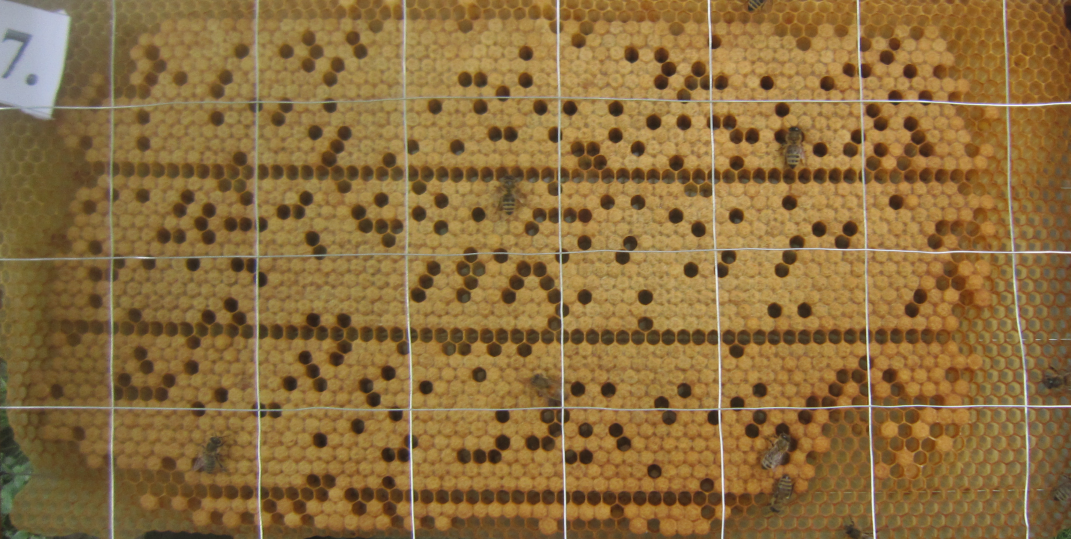
#> input picture bee_frame_sample.png, 1071 x 539 px
$ python annotate_cell_centers.py --image bee_frame_sample.png
#> lines starting #> are read from the running program, lines starting #| are printed output that depends on the picture; after the words box and inside, x2 and y2 are one past the last pixel; in counts of white or black regions, pixels touching at a corner belong together
#!/usr/bin/env python3
"""Interactive tool for annotating brood cell centers with point clicks.

Much faster than drawing bounding boxes - just click the center of each cell!

Usage:
    python annotate_cell_centers.py --image bee_frame.jpg

Controls:
    Left Click - Add point at cell center
    Right Click - Remove nearest point
    'z' - Undo last point
    's' - Save annotations
    'q' - Quit without saving
    'c' - Clear all points
    '+' / '=' - Increase point size
    '-' / '_' - Decrease point size
    'h' - Toggle heatmap preview
"""

import os
import sys
import argparse
import cv2
import numpy as np
from brood_density_model import (
    save_point_annotations,
    load_point_annotations,
    generate_density_map_from_points
)


class CellCenterAnnotator:
    """Interactive annotator for marking brood cell centers."""

    def __init__(self, image_path, annotation_path=None):
        """Initialize annotator.

        Args:
            image_path: Path to bee frame image
            annotation_path: Path to save/load annotations (optional)
        """
#> called with image_path = 'bee_frame_sample.png'
        self.image_path = image_path
        self.image = cv2.imread(image_path)
#> self.image is the input picture: shape (539, 1071, 3); mean B, G, R 61.7, 109.2, 139.6

        if self.image is None:
            raise ValueError(f"Could not load image: {image_path}")

        self.h, self.w = self.image.shape[:2]
#> self.h = 539; self.w = 1071
        self.display_image = self.image.copy()

        # Annotation file
        if annotation_path is None:
            base_name = os.path.splitext(image_path)[0]
            self.annotation_path = base_name + '_annotations.txt'
        else:
            self.annotation_path = annotation_path

        # Load existing annotations if available
        if os.path.exists(self.annotation_path):
            print(f"Loading existing annotations from: {self.annotation_path}")
            self.points = load_point_annotations(self.annotation_path)
            print(f"Loaded {len(self.points)} points")
        else:
            self.points = []

        # UI state
        self.point_radius = 5
        self.point_color = (0, 255, 0)  # Green
        self.hover_color = (0, 255, 255)  # Yellow
        self.show_heatmap = False
        self.window_name = f'Annotate Cell Centers - {os.path.basename(image_path)}'

    def draw_points(self):
        """Draw all annotated points on the image."""
        self.display_image = self.image.copy()

        # Draw density heatmap if enabled
        if self.show_heatmap and len(self.points) > 0:
            density_map = generate_density_map_from_points(
                self.points,
                (self.h, self.w),
                sigma=8
            )

            # Normalize and apply colormap
            density_normalized = density_map.copy()
            if density_normalized.max() > 0:
                density_normalized = (density_normalized / density_normalized.max() * 255).astype(np.uint8)

            heatmap = cv2.applyColorMap(density_normalized, cv2.COLORMAP_JET)

            # Blend with original image
            mask = density_normalized > 5
            mask_3d = np.stack([mask, mask, mask], axis=-1)
            self.display_image = np.where(
                mask_3d,
                cv2.addWeighted(self.image, 0.5, heatmap, 0.5, 0),
                self.image
            )

        # Draw each point
        for i, (x, y) in enumerate(self.points):
            # Draw cross at point center
            cv2.drawMarker(
                self.display_image,
                (int(x), int(y)),
                self.point_color,
                cv2.MARKER_CROSS,
                self.point_radius * 2,
                1
            )
            # Draw small circle
            cv2.circle(
                self.display_image,
                (int(x), int(y)),
                self.point_radius,
                self.point_color,
                1
            )

        # Draw count overlay
        count_text = f"Points: {len(self.points)}"
        cv2.putText(
            self.display_image,
            count_text,
            (10, 30),
            cv2.FONT_HERSHEY_SIMPLEX,
            1.0,
            (0, 255, 0),
            2
        )
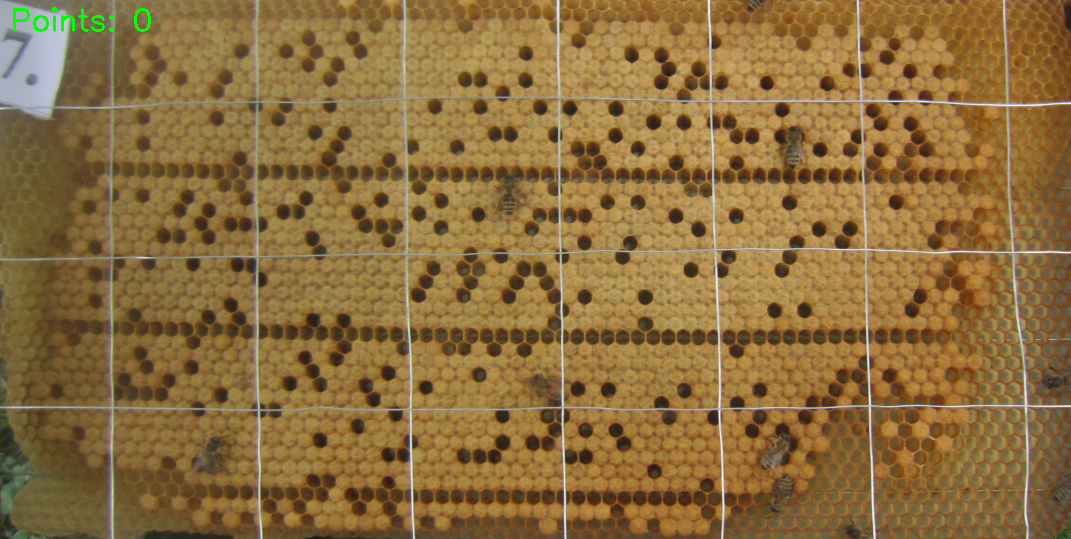
#> self.display_image: shape (539, 1071, 3); 0.16% of pixels changed, all inside (x1, y1, x2, y2) = (13, 7, 151, 32)

        # Draw instructions
        instructions = [
            "Left Click: Add | Right Click: Remove | 'z': Undo",
            "'s': Save | 'q': Quit | 'h': Toggle heatmap"
        ]
        for i, text in enumerate(instructions):
            cv2.putText(
                self.display_image,
                text,
                (10, self.h - 40 + i * 25),
                cv2.FONT_HERSHEY_SIMPLEX,
                0.5,
                (255, 255, 255),
                1
            )
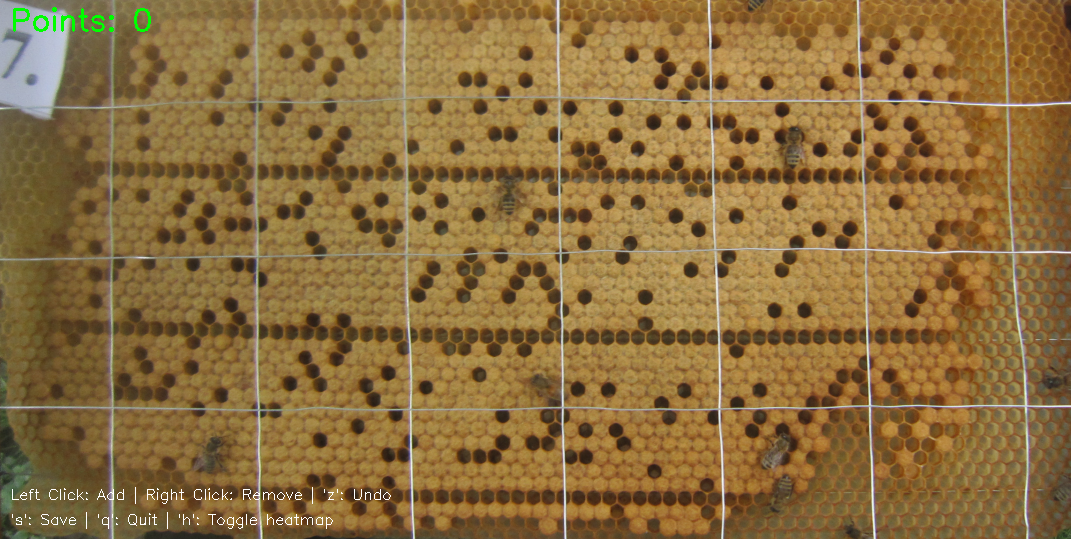
#> self.display_image: shape (539, 1071, 3); 0.23% of pixels changed, all inside (x1, y1, x2, y2) = (12, 487, 391, 529)

    def find_nearest_point(self, x, y, max_distance=15):
        """Find nearest point to (x, y).

        Args:
            x, y: Query coordinates
            max_distance: Maximum distance to consider

        Returns:
            index of nearest point, or None if no point within max_distance
        """
        if len(self.points) == 0:
            return None

        points_array = np.array(self.points)
        distances = np.sqrt((points_array[:, 0] - x)**2 + (points_array[:, 1] - y)**2)
        nearest_idx = np.argmin(distances)

        if distances[nearest_idx] <= max_distance:
            return nearest_idx
        return None

    def mouse_callback(self, event, x, y, flags, param):
        """Handle mouse events."""
        if event == cv2.EVENT_LBUTTONDOWN:
            # Add point
            self.points.append((x, y))
            self.draw_points()
            cv2.imshow(self.window_name, self.display_image)

        elif event == cv2.EVENT_RBUTTONDOWN:
            # Remove nearest point
            nearest_idx = self.find_nearest_point(x, y)
            if nearest_idx is not None:
                del self.points[nearest_idx]
                self.draw_points()
                cv2.imshow(self.window_name, self.display_image)

    def run(self):
        """Run the annotation tool."""
        cv2.namedWindow(self.window_name, cv2.WINDOW_NORMAL)
        cv2.resizeWindow(self.window_name, 1200, 800)
        cv2.setMouseCallback(self.window_name, self.mouse_callback)

        self.draw_points()
        cv2.imshow(self.window_name, self.display_image)

        print("\n" + "=" * 80)
        print("BROOD CELL CENTER ANNOTATION TOOL")
        print("=" * 80)
        print(f"Image: {self.image_path}")
        print(f"Annotations: {self.annotation_path}")
        print(f"Current points: {len(self.points)}")
        print("\nControls:")
        print("  Left Click     - Add point at cell center")
        print("  Right Click    - Remove nearest point")
        print("  'z'            - Undo last point")
        print("  's'            - Save annotations")
        print("  'q' / ESC      - Quit")
        print("  'c'            - Clear all points")
        print("  'h'            - Toggle density heatmap preview")
        print("  '+' / '-'      - Adjust point size")
        print("=" * 80 + "\n")

        while True:
            key = cv2.waitKey(1) & 0xFF
#> (key q is pressed here)

            if key == ord('q') or key == 27:  # 'q' or ESC
                print("Quitting without saving...")
                break

            elif key == ord('s'):
                # Save annotations
                save_point_annotations(self.image_path, self.points, self.annotation_path)
                print(f"✓ Saved {len(self.points)} points to: {self.annotation_path}")

            elif key == ord('z'):
                # Undo last point
                if len(self.points) > 0:
                    self.points.pop()
                    self.draw_points()
                    cv2.imshow(self.window_name, self.display_image)
                    print(f"Undo - Points: {len(self.points)}")

            elif key == ord('c'):
                # Clear all points
                if len(self.points) > 0:
                    confirm = input(f"Clear all {len(self.points)} points? (y/n): ")
                    if confirm.lower() == 'y':
                        self.points = []
                        self.draw_points()
                        cv2.imshow(self.window_name, self.display_image)
                        print("Cleared all points")

            elif key == ord('h'):
                # Toggle heatmap
                self.show_heatmap = not self.show_heatmap
                self.draw_points()
                cv2.imshow(self.window_name, self.display_image)
                print(f"Heatmap preview: {'ON' if self.show_heatmap else 'OFF'}")

            elif key in [ord('+'), ord('=')]:
                # Increase point size
                self.point_radius = min(20, self.point_radius + 1)
                self.draw_points()
                cv2.imshow(self.window_name, self.display_image)

            elif key in [ord('-'), ord('_')]:
                # Decrease point size
                self.point_radius = max(3, self.point_radius - 1)
                self.draw_points()
                cv2.imshow(self.window_name, self.display_image)

        cv2.destroyAllWindows()


def main():
    """Main entry point."""
    parser = argparse.ArgumentParser(
        description="Annotate brood cell centers by clicking",
        formatter_class=argparse.RawDescriptionHelpFormatter,
        epilog="""
Examples:
  # Annotate a single image
  python annotate_cell_centers.py --image bee_frame.jpg

  # Specify custom annotation file location
  python annotate_cell_centers.py --image bee_frame.jpg --output annotations.txt
        """
    )

    parser.add_argument(
        '--image',
        type=str,
        required=True,
        help='Path to bee frame image to annotate'
    )
    parser.add_argument(
        '--output',
        type=str,
        default=None,
        help='Path to save annotations (default: <image>_annotations.txt)'
    )

    args = parser.parse_args()

    # Check image exists
    if not os.path.exists(args.image):
        print(f"Error: Image not found: {args.image}")
        return 1

    # Run annotator
    annotator = CellCenterAnnotator(args.image, args.output)
    annotator.run()

    return 0


if __name__ == '__main__':
    sys.exit(main())
#> (the program exits here)
